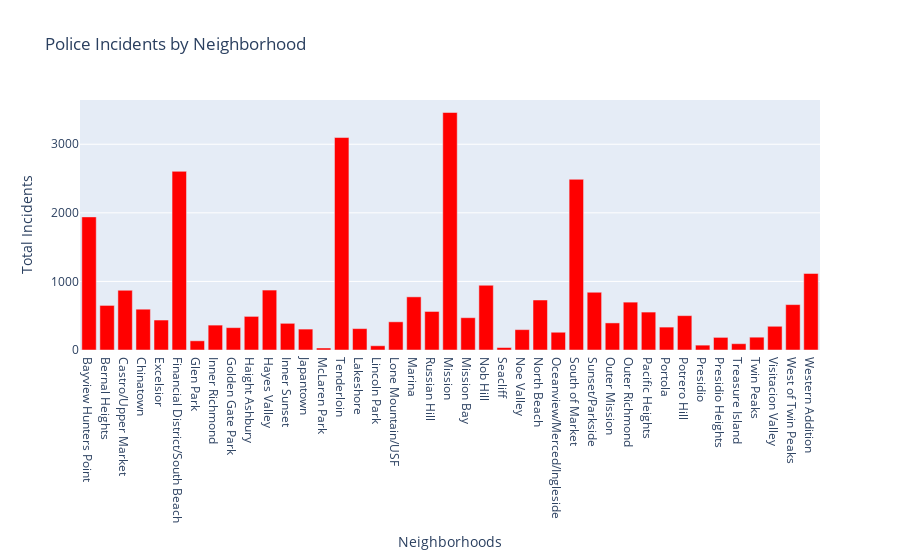

This figure's notebook cell:
### Code cell
x = sf_crime_comb['Neighborhood'] #Neighborhood name 

trace0 = go.Bar(
    y=sf_crime_comb['Incident Count'], #Number of Incidents 
    x=x,
    marker=dict(
    color='Red'))

data = [trace0]

layout = go.Layout(
    
    title="Police Incidents by Neighborhood",
    xaxis_title="Neighborhoods",
    yaxis_title="Total Incidents",
    
    margin=dict( ),
    yaxis=dict(title='area (ft2)',zeroline=False))

fig = go.Figure(data=data, layout=layout)
iplot(fig)

### Figure 1 — Plotly figure (JSON) as saved in the notebook; plotly's stock layout.template omitted (floating-point values rounded to 4 significant figures)
{"data": [{"marker": {"color": "Red"}, "type": "bar", "x": ["Bayview Hunters Point", "Bernal Heights", "Castro/Upper Market", "Chinatown", "Excelsior", "Financial District/South Beach", "Glen Park", "Inner Richmond", "Golden Gate Park", "Haight Ashbury", "Hayes Valley", "Inner Sunset", "Japantown", "McLaren Park", "Tenderloin", "Lakeshore", "Lincoln Park", "Lone Mountain/USF", "Marina", "Russian Hill", "Mission", "Mission Bay", "Nob Hill", "Seacliff", "Noe Valley", "North Beach", "Oceanview/Merced/Ingleside", "South of Market", "Sunset/Parkside", "Outer Mission", "Outer Richmond", "Pacific Heights", "Portola", "Potrero Hill", "Presidio", "Presidio Heights", "Treasure Island", "Twin Peaks", "Visitacion Valley", "West of Twin Peaks", "Western Addition"], "y": [1941, 650, 871, 595, 437, 2605, 134, 363, 326, 490, 874, 389, 305, 29, 3098, 312, 62, 411, 775, 562, 3463, 471, 944, 36, 297, 729, 259, 2489, 842, 395, 698, 553, 334, 501, 71, 184, 92, 187, 346, 662, 1116]}], "layout": {"autosize": true, "title": {"text": "Police Incidents by Neighborhood"}, "xaxis": {"autorange": true, "range": [-0.5, 40.5], "title": {"text": "Neighborhoods"}, "type": "category"}, "yaxis": {"autorange": true, "range": [0, 3645.0], "title": {"text": "Total Incidents"}, "type": "linear", "zeroline": false}}}
